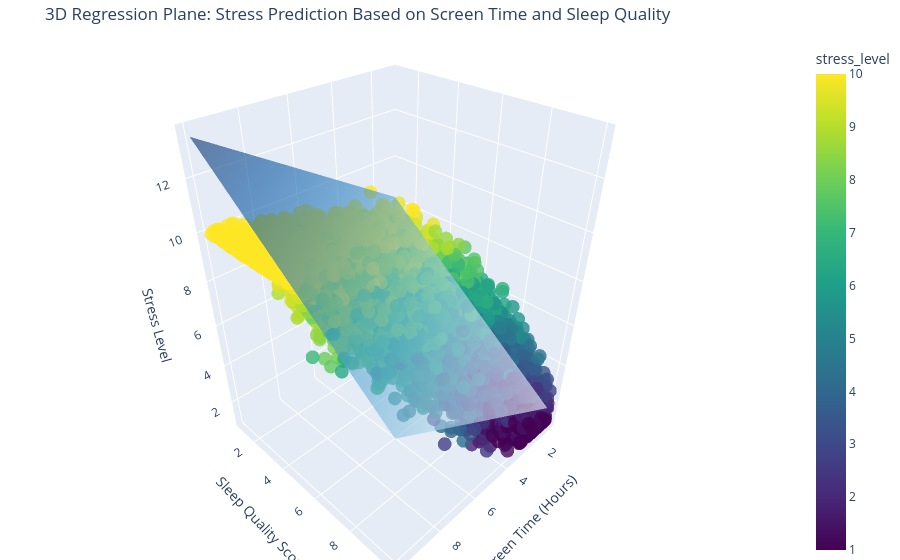

Notebook cell for this chart:
### Code cell
x1_range = np.linspace(X['daily_screen_time_hours'].min(), X['daily_screen_time_hours'].max(), 20)
x2_range = np.linspace(X['sleep_quality_score'].min(), X['sleep_quality_score'].max(), 20)
x1_grid, x2_grid = np.meshgrid(x1_range, x2_range)


grid_data = np.c_[x1_grid.ravel(), x2_grid.ravel()]
grid_data_scaled = scaler.transform(grid_data) 
y_pr = model.predict(grid_data_scaled)


y_grid = y_pr.reshape(x1_grid.shape)


fig = px.scatter_3d(df, x='daily_screen_time_hours', y='sleep_quality_score', z='stress_level',
                    opacity=0.8, color='stress_level', color_continuous_scale='Viridis')


fig.add_trace(go.Surface(x=x1_range, y=x2_range, z=y_grid, name='Prediction Plane',
                         colorscale='Blues', opacity=0.6, showscale=False))


fig.update_layout(
    title="3D Regression Plane: Stress Prediction Based on Screen Time and Sleep Quality",
    scene=dict(
        xaxis_title='Screen Time (Hours)',
        yaxis_title='Sleep Quality Score',
        zaxis_title='Stress Level'
    ),
    margin=dict(l=0, r=0, b=0, t=40) 
)

fig.show()

### Figure 1 — Plotly figure (JSON) as saved in the notebook; plotly's stock layout.template omitted (floating-point values rounded to 4 significant figures; data arrays with more than 128 entries replaced by an {"elided": "..."} marker saying what was removed)
{"data": [{"hovertemplate": "daily_screen_time_hours=%{x}<br>sleep_quality_score=%{y}<br>stress_level=%{marker.color}<extra></extra>", "legendgroup": "", "marker": {"color": {"elided": "15000 float values"}, "coloraxis": "coloraxis", "opacity": 0.8, "symbol": "circle"}, "mode": "markers", "name": "", "scene": "scene", "showlegend": false, "type": "scatter3d", "x": {"elided": "15000 float values"}, "y": {"elided": "15000 float values"}, "z": {"elided": "15000 float values"}}, {"colorscale": [[0, "rgb(247,251,255)"], [0.125, "rgb(222,235,247)"], [0.25, "rgb(198,219,239)"], [0.375, "rgb(158,202,225)"], [0.5, "rgb(107,174,214)"], [0.625, "rgb(66,146,198)"], [0.75, "rgb(33,113,181)"], [0.875, "rgb(8,81,156)"], [1, "rgb(8,48,107)"]], "name": "Prediction Plane", "opacity": 0.6, "showscale": false, "type": "surface", "x": [1.0, 1.474, 1.947, 2.421, 2.895, 3.368, 3.842, 4.316, 4.789, 5.263, 5.737, 6.211, 6.684, 7.158, 7.632, 8.105, 8.579, 9.053, 9.526, 10.0], "y": [1.0, 1.474, 1.947, 2.421, 2.895, 3.368, 3.842, 4.316, 4.789, 5.263, 5.737, 6.211, 6.684, 7.158, 7.632, 8.105, 8.579, 9.053, 9.526, 10.0], "z": {"elided": "20x20 float values"}}], "layout": {"coloraxis": {"colorbar": {"title": {"text": "stress_level"}}, "colorscale": [[0, "#440154"], [0.1111, "#482878"], [0.2222, "#3e4989"], [0.3333, "#31688e"], [0.4444, "#26828e"], [0.5556, "#1f9e89"], [0.6667, "#35b779"], [0.7778, "#6ece58"], [0.8889, "#b5de2b"], [1, "#fde725"]]}, "legend": {"tracegroupgap": 0}, "margin": {"b": 0, "l": 0, "r": 0, "t": 40}, "scene": {"domain": {"x": [0, 1], "y": [0, 1]}, "xaxis": {"title": {"text": "Screen Time (Hours)"}}, "yaxis": {"title": {"text": "Sleep Quality Score"}}, "zaxis": {"title": {"text": "Stress Level"}}}, "title": {"text": "3D Regression Plane: Stress Prediction Based on Screen Time and Sleep Quality"}}}
